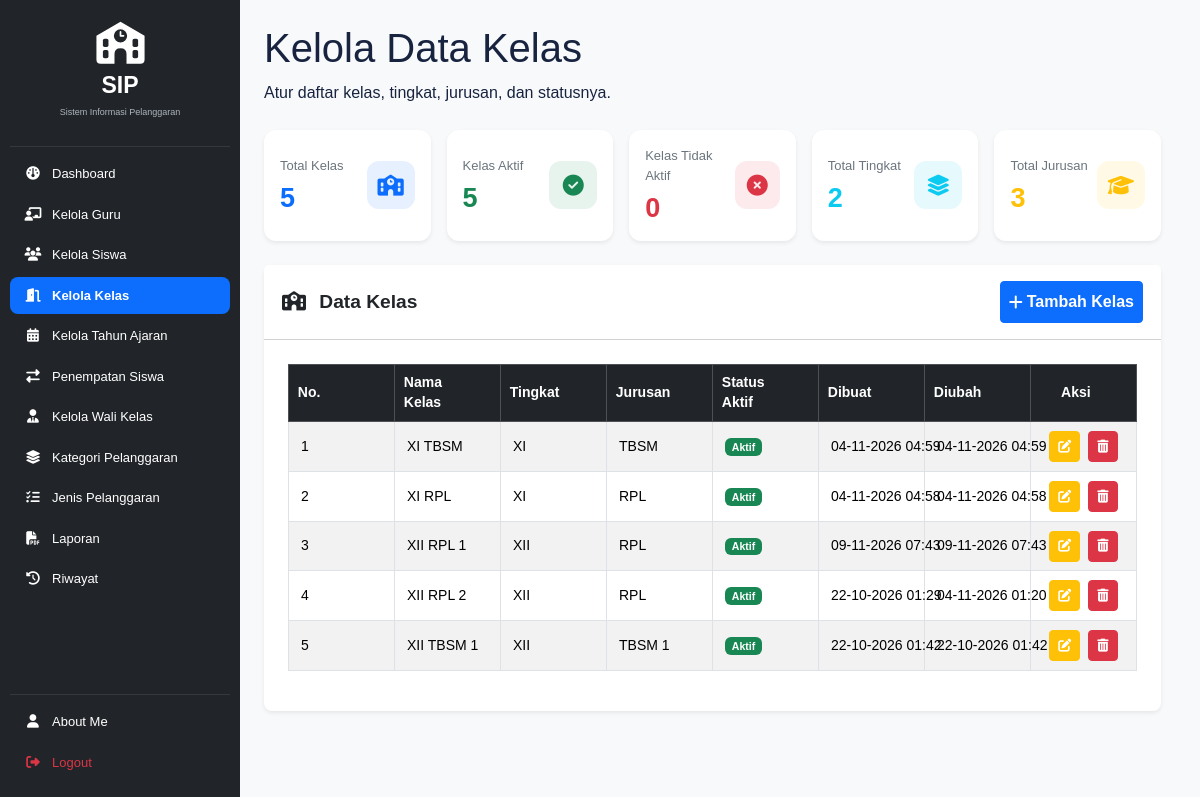
/kelola_kelas.php (signed in), run on an earlier commit of the app's database.
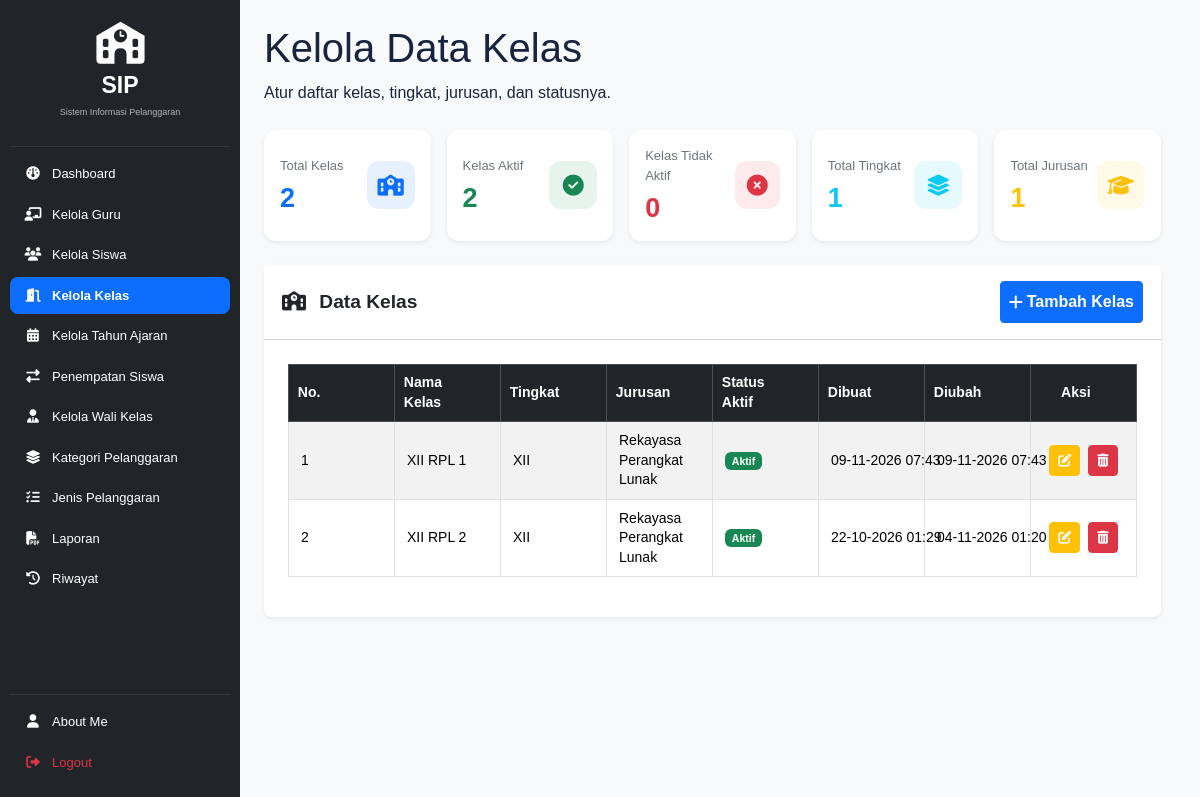
And on a later commit of the database.
### tables this page shows
CREATE TABLE `t_kelas` (
  `id` int(11) NOT NULL,
  `nama` varchar(100) DEFAULT NULL,
  `tingkat` varchar(20) NOT NULL,
  `jurusan` varchar(100) NOT NULL,
  `status_aktif` tinyint(1) NOT NULL,
  `created_at` timestamp NOT NULL DEFAULT current_timestamp(),
  `updated_at` timestamp NOT NULL DEFAULT current_timestamp()
);

### kelola_kelas.php (the view, shortened to what the changed rows need)
<?php
include 'config/koneksi.php';
$sql_statistik = "
    SELECT
        COUNT(*) AS total_kelas,
        SUM(CASE WHEN status_aktif = 1 THEN 1 ELSE 0 END) AS kelas_aktif,
        SUM(CASE WHEN status_aktif = 0 OR status_aktif IS NULL THEN 1 ELSE 0 END) AS kelas_nonaktif,
        COUNT(DISTINCT tingkat) AS total_tingkat,
        COUNT(DISTINCT NULLIF(jurusan, '')) AS total_jurusan
    FROM t_kelas
";
$query_statistik = mysqli_query($koneksi, $sql_statistik);
$statistik = $query_statistik
    ? mysqli_fetch_assoc($query_statistik)
    : [
        'total_kelas' => 0,
        'kelas_aktif' => 0,
        'kelas_nonaktif' => 0,
        'total_tingkat' => 0,
        'total_jurusan' => 0
    ];
$sql = "SELECT * FROM t_kelas ORDER BY nama ASC";
$hasil = mysqli_query($koneksi, $sql);
?>
<!DOCTYPE html>
<html lang="id">
<head>
    <link href="https://cdn.jsdelivr.net/npm/bootstrap@5.3.3/dist/css/bootstrap.min.css" rel="stylesheet">
    <link rel="stylesheet" href="https://cdnjs.cloudflare.com/ajax/libs/font-awesome/6.4.0/css/all.min.css">
    <link href="https://cdn.datatables.net/2.3.4/css/dataTables.bootstrap5.min.css" rel="stylesheet">
    <link rel="stylesheet" href="layout/style.css">
</head>
<body class="bg-light">
<div class="container-fluid">
    <div class="row">
        <?php include 'layout/sidebar.php'; ?>
        <main class="col-md-9 ms-sm-auto col-lg-10 p-4">
            <header class="admin-page-header mb-4">
                <h1>Kelola Data Kelas</h1>
            </header>
            <div class="row g-3 mb-4">
                <div class="col-xl col-md-4 col-sm-6">
                    <div class="card stat-card shadow-sm">
                        <div class="card-body d-flex align-items-center justify-content-between">
                            <div>
                                <p class="stat-label">Total Kelas</p>
                                <h3 class="stat-number text-primary">
                                    <?= number_format((int)$statistik['total_kelas']) ?>
                                </h3>
                            </div>
                        </div>
                    </div>
                </div>
                <div class="col-xl col-md-4 col-sm-6">
                    <div class="card stat-card shadow-sm">
                        <div class="card-body d-flex align-items-center justify-content-between">
                            <div>
                                <p class="stat-label">Kelas Aktif</p>
                                <h3 class="stat-number text-success">
                                    <?= number_format((int)$statistik['kelas_aktif']) ?>
                                </h3>
                            </div>
                        </div>
                    </div>
                </div>
                <div class="col-xl col-md-4 col-sm-6">
                    <div class="card stat-card shadow-sm">
                        <div class="card-body d-flex align-items-center justify-content-between">
                            <div>
                                <p class="stat-label">Total Tingkat</p>
                                <h3 class="stat-number text-info">
                                    <?= number_format((int)$statistik['total_tingkat']) ?>
                                </h3>
                            </div>
                        </div>
                    </div>
                </div>
                <div class="col-xl col-md-4 col-sm-6">
                    <div class="card stat-card shadow-sm">
                        <div class="card-body d-flex align-items-center justify-content-between">
                            <div>
                                <p class="stat-label">Total Jurusan</p>
                                <h3 class="stat-number text-warning">
                                    <?= number_format((int)$statistik['total_jurusan']) ?>
                                </h3>
                            </div>
                        </div>
                    </div>
                </div>
            </div>
            <div class="card shadow-sm border-0 rounded-3 mb-5">
                <div class="card-body p-4">
                    <div class="table-responsive">
                        <table id="tabelKelas"
                            class="table table-striped table-bordered table-hover align-middle w-100">
                            <thead class="table-dark">
                                <tr>
                                    <th>No.</th>
                                    <th>Nama Kelas</th>
                                    <th>Tingkat</th>
                                    <th>Jurusan</th>
                                    <th>Status Aktif</th>
                                    <th>Dibuat</th>
                                    <th>Diubah</th>
                                    <th class="text-center action-column">Aksi</th>
                                </tr>
                            </thead>
                            <tbody>
                                <?php if ($hasil): ?>
                                    <?php $no = 1; ?>
                                    <?php while ($row = mysqli_fetch_assoc($hasil)): ?>
                                        <tr>
                                            <td>
                                                <?= $no++ ?>
                                            </td>
                                            <td>
                                                <?= htmlspecialchars($row['nama'] ?? '-') ?>
                                            </td>
                                            <td>
                                                <?= htmlspecialchars($row['tingkat'] ?? '-') ?>
                                            </td>
                                            <td>
                                                <?= htmlspecialchars($row['jurusan'] ?? '-') ?>
                                            </td>
                                            <td>
                                                <?php if ((int)$row['status_aktif'] === 1): ?>
                                                    <span class="badge bg-success">
                                                        Aktif
                                                    </span>
                                                <?php else: ?>
                                                    <span class="badge bg-danger">
                                                        Tidak Aktif
                                                    </span>
                                                <?php endif; ?>
                                            </td>
                                            <td class="text-nowrap">
                                                <?php
                                                $created = $row['created_at'] ?? '';
                                                echo !empty($created)
                                                    ? date('d-m-Y H:i', strtotime($created))
                                                    : '-';
                                                ?>
                                            </td>
                                            <td class="text-nowrap">
                                                <?php
                                                $updated = $row['updated_at'] ?? '';
                                                echo !empty($updated)
                                                    ? date('d-m-Y H:i', strtotime($updated))
                                                    : '-';
                                                ?>
                                            </td>
                                            <td class="text-center text-nowrap action-column">
                                                <a href="edit_kelas.php?id=<?= urlencode($row['id']) ?>"
                                                    class="btn btn-warning btn-sm me-1 fw-semibold text-white"
                                                    title="Edit">
                                                    <i class="fa-solid fa-pen-to-square"></i>
                                                </a>
                                                <a href="hapus_kelas.php?id=<?= urlencode($row['id']) ?>"
                                                    class="btn btn-danger btn-sm fw-semibold"
                                                    title="Hapus"
                                                    onclick="return confirm('Yakin ingin menghapus data kelas ini?');">
                                                    <i class="fa-solid fa-trash-can"></i>
                                                </a>
                                            </td>
                                        </tr>
                                    <?php endwhile; ?>
                                <?php endif; ?>
                            </tbody>
                        </table>
                    </div>
                </div>
            </div>
        </main>
    </div>
</div>
</body>
</html>

What changed in the data, as far as the page shows it:
removed t_kelas: nama "XI TBSM", tingkat "XI", jurusan "TBSM", status_aktif "Aktif", created_at "04-11-2026 04:59", updated_at "04-11-2026 04:59"
removed t_kelas: nama "XI RPL", tingkat "XI", jurusan "RPL", status_aktif "Aktif", created_at "04-11-2026 04:58", updated_at "04-11-2026 04:58"
removed t_kelas: nama "XII TBSM 1", tingkat "XII", jurusan "TBSM 1", status_aktif "Aktif", created_at "22-10-2026 01:42", updated_at "22-10-2026 01:42"
changed t_kelas "XII RPL 1": jurusan "RPL" → "Rekayasa Perangkat Lunak"
changed t_kelas "XII RPL 2": jurusan "RPL" → "Rekayasa Perangkat Lunak"
Also different on the page:
$statistik['total_kelas']: "5" → "2"
$statistik['kelas_aktif']: "5" → "2"
$statistik['total_tingkat']: "2" → "1"
$statistik['total_jurusan']: "3" → "1"
